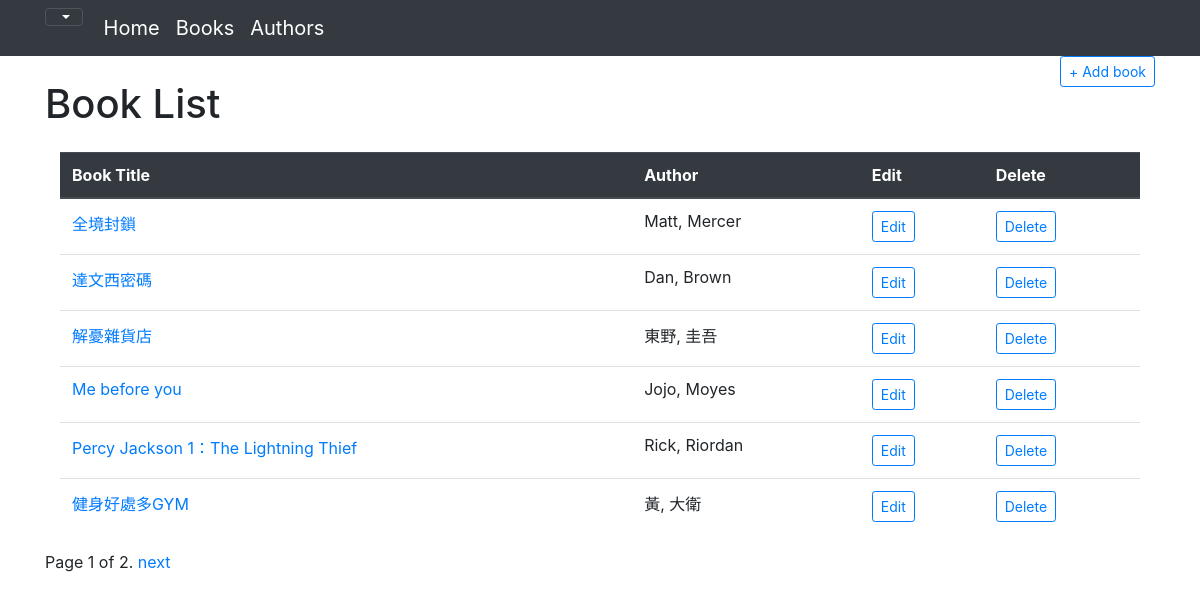
/catalog/books/, run on the app's committed database.
### catalog/models.py (models this page shows, shortened)
class Book(models.Model):
    title = models.CharField(max_length=200)
    author = models.ForeignKey('Author', on_delete = models.SET_NULL, null=True)
    summary = models.TextField(max_length=1000, help_text='Enter a brief desription of the book')
    isbn = models.CharField('ISBN', max_length = 13 , help_text='13 Character <a href="https://www.isbn-international.org/content/what-isbn">ISBN number</a>')
    genre = models.ManyToManyField(Genre, help_text= 'Select a genre for this book')
    language = models.ForeignKey('Language', on_delete=models.SET_NULL, null=True)
    def get_absolute_url(self):
        return reverse('book-detail', args=[str(self.id)])
    def display_genre(self):
        """Create a string for the Genre. This is required to display genre in Admin."""
        return ', '.join(genre.name for genre in self.genre.all()[:3])
    display_genre.short_description = 'Genre'

class Author(models.Model):
    first_name = models.CharField(max_length=100)
    last_name = models.CharField(max_length=100)
    date_of_birth = models.DateField('birth', null=True, blank=True)
    date_of_death = models.DateField('died', null=True, blank=True)
    class Meta:
        ordering = ['last_name', 'first_name']
    def __str__(self):
        return f'{self.last_name}, {self.first_name}'

### catalog/views.py (the view)
# urls.py: path('books/', views.BookListView.as_view(), name='books'),
class BookListView(generic.ListView):
    model = Book
    paginate_by = 6

### catalog/templates/catalog/book_list.html
{% extends "base_generic.html" %}
{% block content %}
<div>
    <div style="float:left">
        <h1 class="my-4">Book List</h1>
    </div>
    <div style="float:right">
        <a href="{% url 'book_create' %}">
            <button type="button" class="btn btn-outline-primary btn-sm"> + Add book</button></a>
    </div>
</div>
{% if book_list %}
<div class="col-12" style="overflow-x: scroll">
    <table class="table">
        <thead class="thead-dark">
        <tr>
            <th scope="col">Book Title</th>
            <th scope="col">Author</th>
            <th scope="col">Edit</th>
            <th scope="col">Delete</th>
        </tr>
        </thead>
        <tbody>
        {% for book in book_list %}
        <tr>
            <td><a href="{{ book.get_absolute_url }}">{{ book.title }}</a></td>
            <td>{{ book.author }}</td>
            <td><a href="{% url 'book_update' book.id %}">
                <button type="button" class="btn btn-outline-primary btn-sm">Edit</button></a>
            </td>
            <td><a href="{% url 'book_delete' book.id %}">
                <button type="button" class="btn btn-outline-primary btn-sm">Delete</button></a>
            </td>
        </tr>
        {% endfor %}
        </tbody>
    </table>
</div>
{% else %}
<p>There are no books in the library.</p>
{% endif %}
{% endblock %}

### catalog/templates/base_generic.html (shortened to what this page needs)
{% load static %}
<html lang="en">
<head>
  <link href="{% static 'css/bootstrap.min.css' %}" rel="stylesheet">
  <link rel="stylesheet" href="https://maxcdn.bootstrapcdn.com/bootstrap/4.0.0/css/bootstrap.min.css">
  <link rel="stylesheet" href="https://stackpath.bootstrapcdn.com/bootstrap/4.1.3/css/bootstrap.min.css">
  <link rel="stylesheet" href="https://cdn.jsdelivr.net/npm/bootstrap@4.5.3/dist/css/bootstrap.min.css">
  <link rel="stylesheet" type="text/css" href="css/style.css" charset="utf-8">
  <link rel="stylesheet" href="{% static 'css/style.css' %}">
</head>
<body>
<nav class="navbar navbar-expand-lg navbar-dark bg-dark">
  <div class="container">
    <ul class="nav">
      <div class="dropdown show">
        <a class="btn btn-secondary dropdown-toggle bg-dark" href="{% url 'index' %}" role="button" id="dropdownMenuLink" data-toggle="dropdown" aria-haspopup="true" aria-expanded="false">
          </a>
      </div>
      <a class="navbar-brand" href="{% url 'index' %}">Home</a>
      <a class="navbar-brand" href="{% url 'books' %}">Books</a>
      <a class="navbar-brand" href="{% url 'authors' %}">Authors</a>
    </ul>
  </div>
</nav>
<div class="container" id="app">
  {% block content %} {% endblock %}
  {% block pagination %}
  {% if is_paginated %}
  <div class="pagination">
                <span class="page-links">
                  <span class="page-current">
                    <a>Page {{ page_obj.number }} of {{ page_obj.paginator.num_pages }}.</a>
                  </span>
                  {% if page_obj.has_next %}
                    <a href="{{ request.path }}?page={{ page_obj.next_page_number }}">next</a>
                  {% endif %}
                </span>
  </div>
  {% endif %}
  {% endblock %}
</div>
</body>
</html>

### data on the page
Book: title "全境封鎖", author "Matt, Mercer"
Book: title "達文西密碼", author "Dan, Brown"
Book: title "解憂雜貨店", author "東野, 圭吾"
Book: title "Me before you", author "Jojo, Moyes"
Book: title "Percy Jackson 1：The Lightning Thief", author "Rick, Riordan"
Book: title "健身好處多GYM", author "黃, 大衛"

### other printed values
{{ page_obj.number }} "1"
{{ page_obj.paginator.num_pages }} "2"
